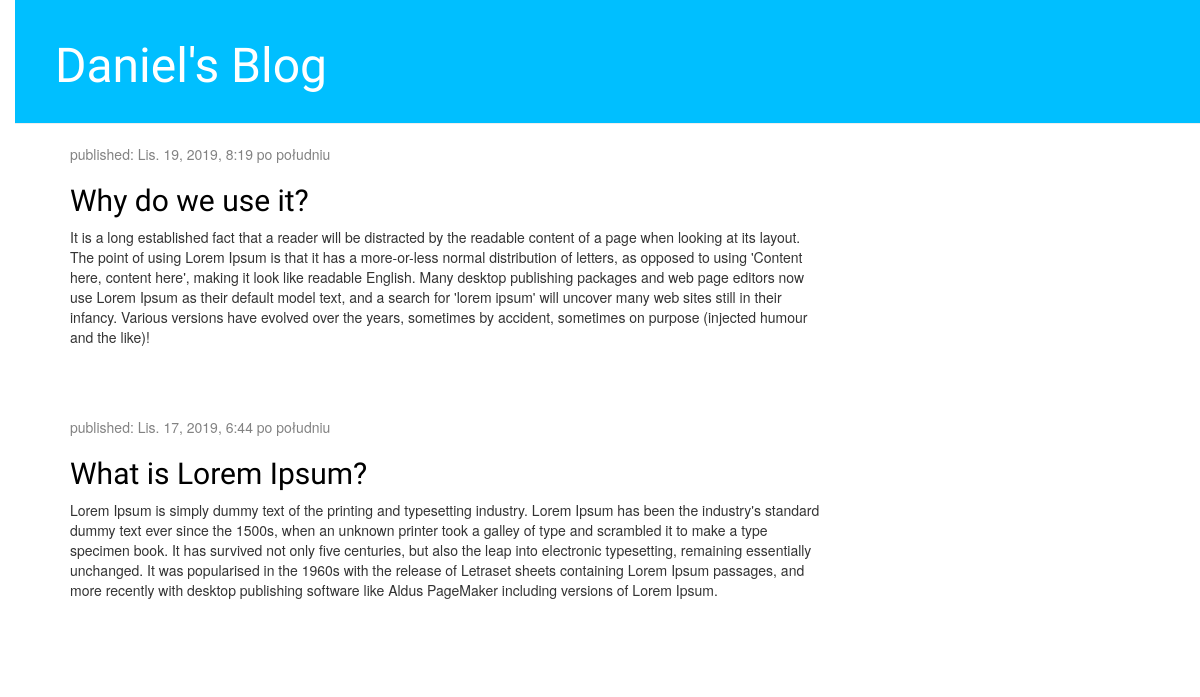
The page / on the database its author committed.
### blog/models.py (models this page shows, shortened)
class Post(models.Model):
    author = models.ForeignKey('auth.User', on_delete=models.CASCADE)
    title = models.CharField(max_length=200)
    text = models.TextField()
    created_date = models.DateTimeField(default=timezone.now)
    published_date = models.DateTimeField(blank=True, null=True)

### blog/views.py (the view)
# urls.py: path('', views.post_list, name='post_list'),
def post_list(request):
    posts = Post.objects.filter(published_date__lte=timezone.now()).order_by('-published_date')
    return render(request, 'blog/post_list.html', {'posts': posts})

### blog/templates/blog/post_list.html
{% extends 'blog/base.html' %}
{% block content %}
{% for post in posts %}
    <div class="post">
        <div class="date">
            <p>published: {{ post.published_date }}</p>
        </div>
        <h2><a href="{% url 'post_detail' pk=post.pk %}">{{ post.title }}</a></h2>
        <p>{{ post.text|linebreaksbr }}</p>
    </div>
{% endfor %}
{% endblock %}

### blog/templates/blog/base.html (shortened to what this page needs)
{% load static %}
<!DOCTYPE html>
<html lang="en">
<head>
    <link rel="stylesheet" href="//maxcdn.bootstrapcdn.com/bootstrap/3.2.0/css/bootstrap.min.css">
    <link rel="stylesheet" href="//maxcdn.bootstrapcdn.com/bootstrap/3.2.0/css/bootstrap-theme.min.css">
    <link rel="stylesheet" href="{% static 'css/blog.css' %}">
<body>
    <div class="page-header">
        <h1><a href="/">Daniel's Blog</a></h1>
    </div>
    <div class="content container">
        <div class="row">
            <div class="col-md-8">
            {% block content %}
            {% endblock %}
            </div>
        </div>
    </div>
</body>
</html>

### blog/static/css/blog.css (style rules this page uses)
h1 a, h2 a { color: gold; font-family: Rancho; }
body { padding-left: 15px; }
.page-header { background-color: deepskyblue; margin-top: 0; padding: 20px 20px 20px 40px; }
.page-header h1, .page-header h1 a, .page-header h1 a:visited, .page-header h1 a:active { color: white; font-size: 36pt; text-decoration: none; }
.content { margin-left: 40px; }
h1, h2, h3, h4 { font-family: 'Lobster', cursive; }
.date { color: #828282; }
.post { margin-bottom: 70px; }
.post h2 a, .post h1 a:visited { color: #000000; }

### rows shown on the page
Post: published_date "Lis. 19, 2019, 8:19 po południu", title "Why do we use it?", text "It is a long established fact that a reader will be distracted by the readable content of a page when looking at its layout. The point of using Lorem Ipsum is that it has a more-or-less normal distribution of letters, as opposed to using 'Content here, content here', making it look like readable English. Many desktop publishing packages and web page editors now use Lorem Ipsum as their default model text, and a search for 'lorem ipsum' will uncover many web sites still in their infancy. Various versions have evolved over the years, sometimes by accident, sometimes on purpose (injected humour and the like)!"
Post: published_date "Lis. 17, 2019, 6:44 po południu", title "What is Lorem Ipsum?", text "Lorem Ipsum is simply dummy text of the printing and typesetting industry. Lorem Ipsum has been the industry's standard dummy text ever since the 1500s, when an unknown printer took a galley of type and scrambled it to make a type specimen book. It has survived not only five centuries, but also the leap into electronic typesetting, remaining essentially unchanged. It was popularised in the 1960s with the release of Letraset sheets containing Lorem Ipsum passages, and more recently with desktop publishing software like Aldus PageMaker including versions of Lorem Ipsum."
